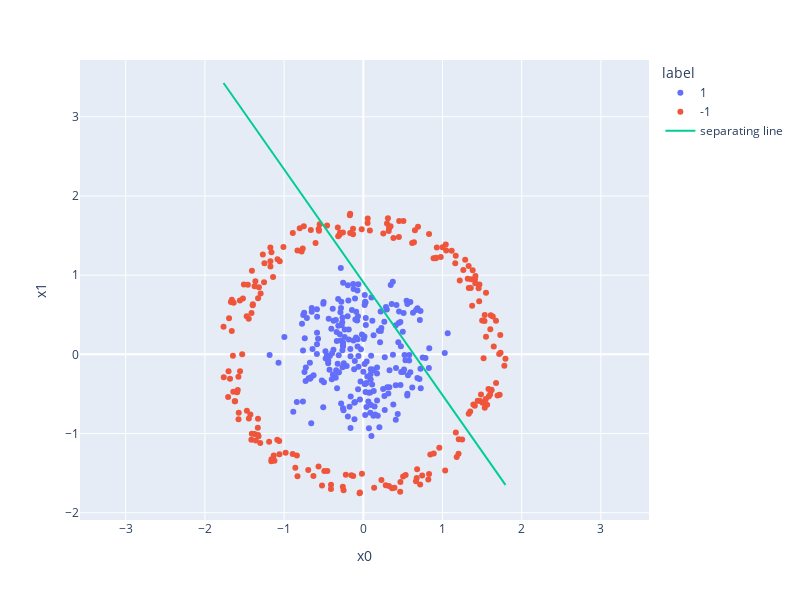

The notebook cell this image was saved under:
### Code cell
w = linear_SVM.coef_.flatten()
b = linear_SVM.intercept_.item()

x0_min, x0_max = x_all[:,0].min(), x_all[:,0].max()
x1_min, x1_max = -1/w[0]*(w[1]*x0_min+b), -1/w[0]*(w[1]*x0_max+b)

fig = px.scatter(data_train, x='x0', y='x1', color='label')
fig.update_yaxes(
    scaleanchor='x',
    scaleratio=1
)
fig.add_traces(go.Scatter(x=[x0_min, x0_max],y=[x1_min, x1_max], mode='lines', name='separating line'))
fig.update_layout(
    width=800,
    height=600
)
fig

### Figure 1 — Plotly figure (JSON) as saved in the notebook; plotly's stock layout.template omitted (floating-point values rounded to 4 significant figures; data arrays with more than 128 entries replaced by an {"elided": "..."} marker saying what was removed)
{"data": [{"hovertemplate": "label=1<br>x0=%{x}<br>x1=%{y}<extra></extra>", "legendgroup": "1", "marker": {"color": "#636efa", "symbol": "circle"}, "mode": "markers", "name": "1", "orientation": "v", "showlegend": true, "type": "scatter", "x": {"elided": "231 float values"}, "xaxis": "x", "y": {"elided": "231 float values"}, "yaxis": "y"}, {"hovertemplate": "label=-1<br>x0=%{x}<br>x1=%{y}<extra></extra>", "legendgroup": "-1", "marker": {"color": "#EF553B", "symbol": "circle"}, "mode": "markers", "name": "-1", "orientation": "v", "showlegend": true, "type": "scatter", "x": {"elided": "219 float values"}, "xaxis": "x", "y": {"elided": "219 float values"}, "yaxis": "y"}, {"mode": "lines", "name": "separating line", "type": "scatter", "x": [-1.765, 1.795], "y": [3.426, -1.648]}], "layout": {"height": 600, "legend": {"title": {"text": "label"}, "tracegroupgap": 0}, "margin": {"t": 60}, "width": 800, "xaxis": {"anchor": "y", "domain": [0, 1], "title": {"text": "x0"}}, "yaxis": {"anchor": "x", "domain": [0, 1], "scaleanchor": "x", "scaleratio": 1, "title": {"text": "x1"}}}}
